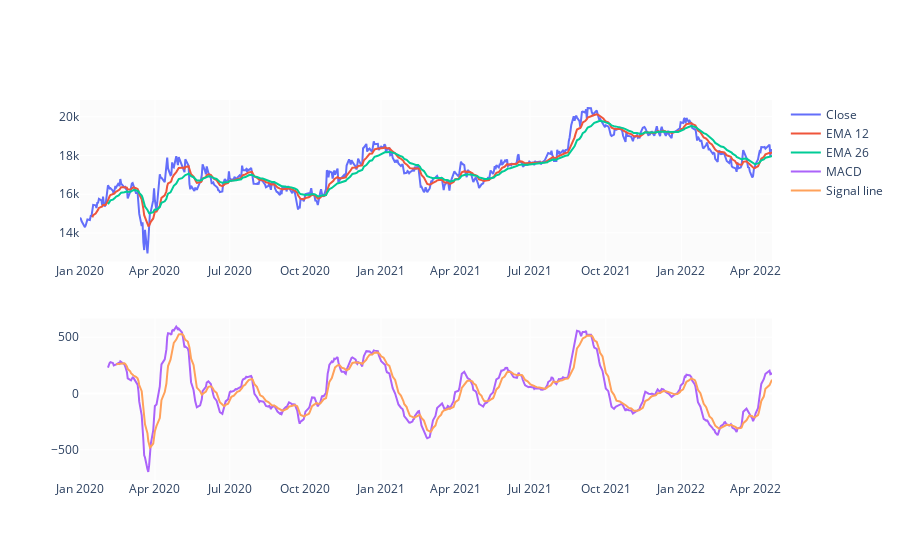

Write notebook code for a chart like this one.
### Code cell
EMA_12 = pd.Series(df['Close'].ewm(span=12, min_periods=12).mean())
EMA_26 = pd.Series(df['Close'].ewm(span=26, min_periods=26).mean())
df['MACD'] = pd.Series(EMA_12 - EMA_26)
df['MACD_signal'] = pd.Series(df.MACD.ewm(span=9, min_periods=9).mean())

fig = make_subplots(rows=2, cols=1)
fig.add_trace(go.Scatter(x=df.Date, y=df.Close, name='Close'), row=1, col=1)
fig.add_trace(go.Scatter(x=df.Date, y=EMA_12, name='EMA 12'), row=1, col=1)
fig.add_trace(go.Scatter(x=df.Date, y=EMA_26, name='EMA 26'), row=1, col=1)
fig.add_trace(go.Scatter(x=df.Date, y=df['MACD'], name='MACD'), row=2, col=1)
fig.add_trace(go.Scatter(x=df.Date, y=df['MACD_signal'], name='Signal line'), row=2, col=1)
fig.show()

### Figure 1 — Plotly figure (JSON) as saved in the notebook; plotly's stock layout.template omitted (floating-point values rounded to 4 significant figures; data arrays with more than 128 entries replaced by an {"elided": "..."} marker saying what was removed)
{"data": [{"name": "Close", "type": "scatter", "x": {"elided": "574 str values"}, "xaxis": "x", "y": {"elided": "574 float values"}, "yaxis": "y"}, {"name": "EMA 12", "type": "scatter", "x": {"elided": "574 str values"}, "xaxis": "x", "y": {"elided": "574 float values"}, "yaxis": "y"}, {"name": "EMA 26", "type": "scatter", "x": {"elided": "574 str values"}, "xaxis": "x", "y": {"elided": "574 float values"}, "yaxis": "y"}, {"name": "MACD", "type": "scatter", "x": {"elided": "574 str values"}, "xaxis": "x2", "y": {"elided": "574 float values"}, "yaxis": "y2"}, {"name": "Signal line", "type": "scatter", "x": {"elided": "574 str values"}, "xaxis": "x2", "y": {"elided": "574 float values"}, "yaxis": "y2"}], "layout": {"xaxis": {"anchor": "y", "domain": [0, 1]}, "xaxis2": {"anchor": "y2", "domain": [0, 1]}, "yaxis": {"anchor": "x", "domain": [0.575, 1]}, "yaxis2": {"anchor": "x2", "domain": [0, 0.425]}}}
